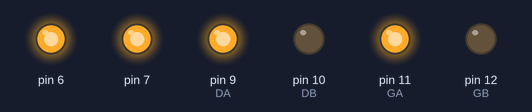
Simulated run of this sketch. Board: Arduino Uno, built with avr-gcc and run on an emulated ATmega328P. Parts: output pins drawn as LEDs (lit = HIGH).

Above: at 0.1 s.
Timing chart, 0 to 1.6 s (numbered marks = the images above):
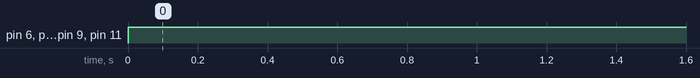

The sketch:

11111.ino
```cpp
int GA=11,GB=12,DA=9,DB=10;

void setup() { // Serial.begin(9600);
  pinMode(DA,OUTPUT);
  pinMode(DB,OUTPUT);
  pinMode(GA,OUTPUT);
  pinMode(GB,OUTPUT);
  pinMode(6,OUTPUT);
  pinMode(7,OUTPUT);
  // put your setup code here, to run once:

}

void loop() {
      digitalWrite(6,HIGH);
      digitalWrite(7,HIGH);
      digitalWrite(DA,HIGH);
      digitalWrite(DB,LOW);
      digitalWrite(GA,HIGH);
      digitalWrite(GB,LOW);

  // put your main code here, to run repeatedly:

}
```

Measured:
- by itself, pin 6, pin 7, pin 9 (DA), pin 11 (GA): LOW → HIGH at 0.00 s
